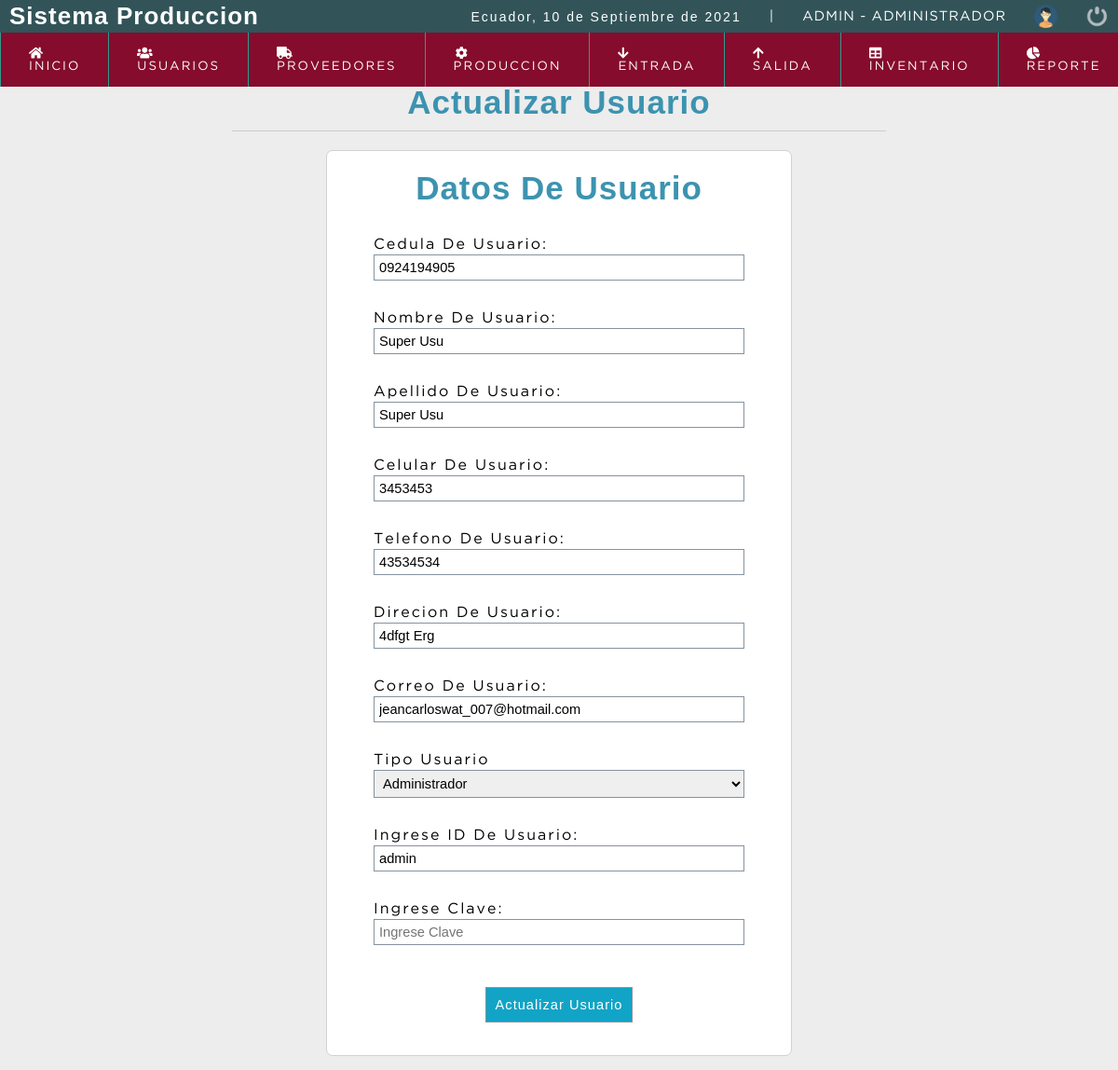
/sistema/editar_usuario.php?id=1 (signed in), run on the app's committed database.
### tables this page shows
CREATE TABLE `usuario` (
  `id_usu` int(11) NOT NULL,
  `ced_usu` varchar(10) NOT NULL,
  `nom_usu` varchar(50) NOT NULL,
  `ape_usu` varchar(50) NOT NULL,
  `cel_usu` varchar(10) DEFAULT NULL,
  `tel_usu` varchar(10) DEFAULT NULL,
  `dir_usu` text NOT NULL,
  `cor_usu` text NOT NULL,
  `cod_tip_usu` int(5) NOT NULL,
  `usu_usu` varchar(15) NOT NULL,
  `cla_usu` varchar(15) NOT NULL,
  `fech_reg_usu` datetime NOT NULL DEFAULT current_timestamp(),
  `estado` int(11) NOT NULL DEFAULT 1
);

### sistema/editar_usuario.php (the view, shortened to what this page needs)
<?php
include "conexion.php";
$iduser = $_GET['id'];
$sql = mysqli_query($conexion, "SELECT u.id_usu, u.ced_usu,u.nom_usu,u.ape_usu,u.cel_usu,u.tel_usu,u.dir_usu,u.cor_usu,u.usu_usu, (u.cod_tip_usu) AS cod_tip_usu, (r.rol_tip_usu) AS rol_tip_usu
		FROM usuario u
		INNER JOIN tipo_usuario r
		ON u.cod_tip_usu = r.cod_tip_usu
		WHERE id_usu= $iduser ");
$result_sql = mysqli_num_rows($sql);
if ($result_sql == 0) {
	header(('Location: lista-usuario.php'));
} else {
	while ($data = mysqli_fetch_array($sql)) {
		$cedu_usu      = $data['ced_usu'];
		$nomb_usu      = $data['nom_usu'];
		$apel_usu      = $data['ape_usu'];
		$celu_usu      = $data['cel_usu'];
		$tele_usu      = $data['tel_usu'];
		$dire_usu      = $data['dir_usu'];
		$corr_usu      = $data['cor_usu'];
		$usua_usu      = $data['usu_usu'];
	}
}
?>
<!DOCTYPE html>
<html lang="en">
<head>
	<?php include "includes/scripts.php"; ?>
</head>
<body>
	<?php include "includes/header.php"; ?>
	<section id="container">
		<div class="form_register">
			<h1>Actualizar Usuario</h1>
			<hr>
			<form class="form_register5" action="" method="post">
				<h1 class="full-width">Datos De Usuario</h1>
				<p class="full-width">
					<label for="">Cedula De Usuario:</label>
					<input type="text" name="cedula" id="cedula" placeholder="Ingrese Cedula" maxlength="10" class="solo-numero" onblur="validar2()" onkeyup="validar2()" value="<?php echo $cedu_usu; ?>" required>
				</p>
				<p class="full-width">
					<label for="">Nombre De Usuario:</label>
					<input type="text" name="nombre" id="nombre" placeholder="Ingres	e Nombre Completo" maxlength="50" class="letras" value="<?php echo $nomb_usu; ?>" required>
				</p>
				<p class="full-width">
					<label for="">Apellido De Usuario:</label>
					<input type="text" name="apellido" id="apellido" placeholder=" Ingrese Apellido Completo" maxlength="50" class="letras" value="<?php echo $apel_usu; ?>" required>
				</p>
				<p class="full-width">
					<label for="">Celular De Usuario:</label>
					<input type="text" name="celular" id="celular" placeholder=" Ingrese Acelular" maxlength="10" class="solo-numero" value="<?php echo $celu_usu; ?>" required>
				</p>
				<p class="full-width">
					<label for="">Telefono De Usuario:</label>
					<input type="text" name="telefono" id="telefono" placeholder=" Ingrese Telefono" maxlength="10"  class="solo-numero" value="<?php echo $tele_usu; ?>" required>
				</p>
				<p class="full-width">
					<label for="">Direcion De Usuario:</label>
					<input type="text" name="direccion" id="direccion" placeholder=" Ingrese direccion De Usuario" maxlength="60" value="<?php echo $dire_usu; ?>" required>
				</p>
				<p class="full-width">
					<label for="">Correo De Usuario:</label>
					<input type="email" name="correo" id="correo" placeholder="Ingrese Correo electronico" maxlength="60" value="<?php echo $corr_usu; ?>" required>
				</p>
				<p class="full-width">
					<label for="rol">Tipo Usuario</label>
					<?php
					include "conexion.php";
					$query_rol = mysqli_query($conexion, "SELECT * FROM tipo_usuario");
					$result_rol = mysqli_num_rows($query_rol);
					?>
					<select name="rol" id="rol" class="notItemOne"  required>
						<?php
						if ($result_rol > 0) {
							while ($rol = mysqli_fetch_array($query_rol)) {
						?>
								<option value="<?php echo $rol["cod_tip_usu"]; ?>"><?php echo $rol["rol_tip_usu"] ?></option>
						<?php
							}
						}
						?>
					</select>
				</p>
				<p class="full-width">
					<label for="">Ingrese ID De Usuario:</label>
					<input type="text" name="usuario" id="usuario" placeholder="Ingrese ID de Usuario" maxlength="15" class="letras" value="<?php echo $usua_usu; ?>" required>
				</p>
				<p class="full-width">
					<label for="">Ingrese Clave:</label>
					<input type="password" name="clave" id="clave" placeholder="Ingrese Clave" maxlength="15" required>
				</p>
				<p class="full-width">
					<input type="submit" value="Actualizar Usuario" class="btn_guardar_usuario" style="width: auto; padding: 10px;" required>
				</p>
			</form>
		</div>
	</section>
</body>
</html>

### sistema/css/style.css (style rules this page uses)
* { margin: 0; padding: 0; box-sizing: border-box; }
body { background: #ededed; }
h1, h2, h3, h4, h5, h6 { font-family: 'arial'; font-weight: bold; letter-spacing: 1px; }
h1 { font-size: 26px; }
p { font-family: 'arial'; letter-spacing: 2px; font-size: 14px; line-height: 20px; }
#container { padding: 90px 15px 15px; }
.btn_guardar_usuario { font-size: 12pt; background: #12a4c6; color: #fff; width: auto; padding: 10px; letter-spacing: 1px; border: 0; cursor: pointer; margin: 15px auto; }
#container h1 { font-size: 35px; display: block; text-align: center; }
.form_register5 { width: 95%; max-width: 500px; margin: auto; background: #fff; border-radius: 7px; color: black; text-align: justify; background-repeat: no-repeat; background-position: center; }
.form_register { width: 60%; margin: auto; }
.form_register h1 { color: #3c93b0; }
.form_register input { display: block; width: 100%; font-size: 11pt; padding: 5px; border: 1px solid #85929e; }
hr { border: 0; background: #ccc; height: 1px; margin: 10px 0; display: block; }
form { background: #fff; margin: auto; padding: 20px 50px; border: 1px solid #d1d1d1; display: grid; grid-template-columns: 1fr 1fr; grid-gap: 30px; }
form p { margin: 0; }
.full-width { grid-column: 1 / 3; }
label { font-size: 12pt; font-family: 'Gothambook'; align-self: center; margin: 15px auto 5px auto; }
select { display: block; width: 100%; font-size: 11pt; padding: 5px; border: 1px solid #85929e; }
.notItemOne option:first-child { display: none; }

### data on the page
usuario: cedula "0924194905", nombre "Super Usu", apellido "Super Usu", celular "3453453", telefono "43534534", direccion "4dfgt Erg", correo "jeancarloswat_007@hotmail.com", usuario "admin"

### other printed values
fechaC() "10 de Septiembre de 2021"
$_SESSION['user'] "ADMIN"
$rol "ADMINISTRADOR"
form field rol "Administrador"
